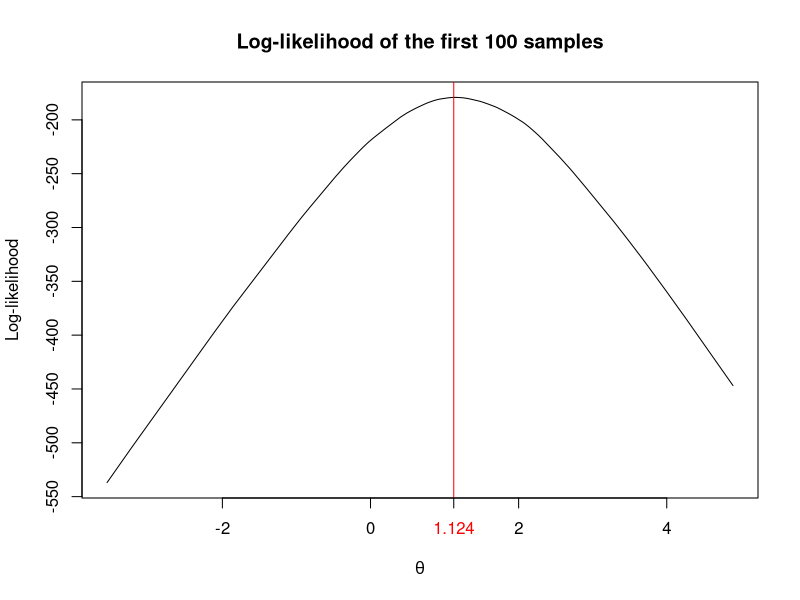
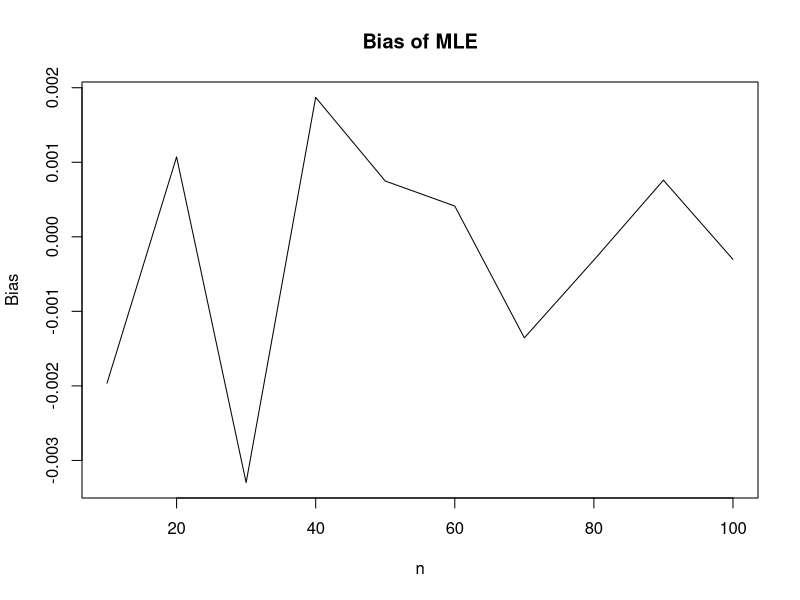
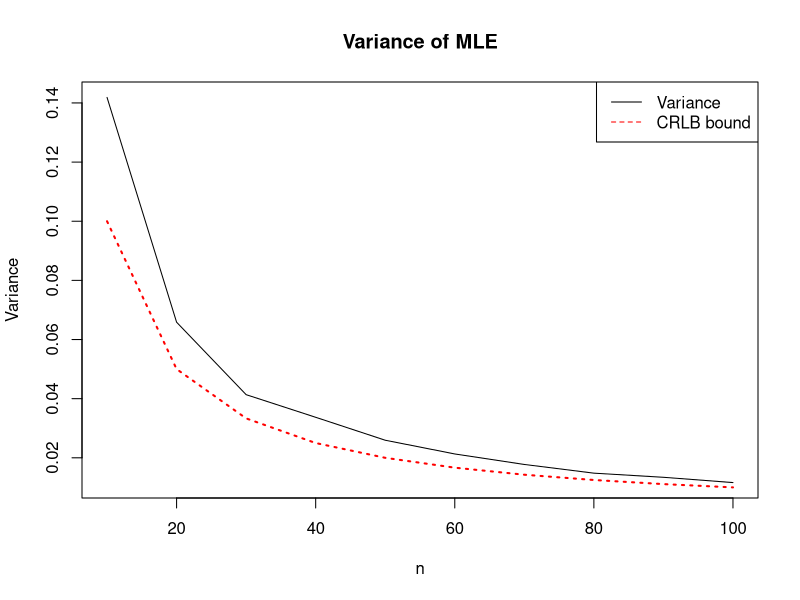
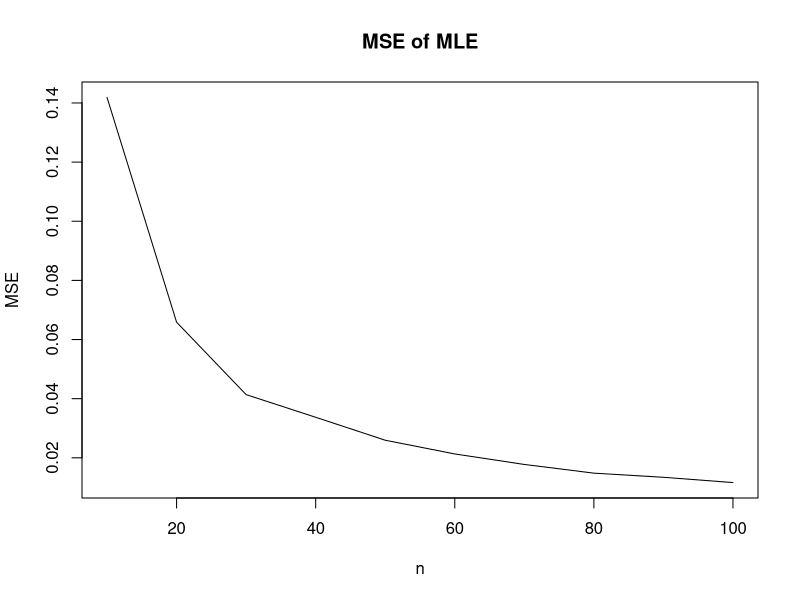

The R script that drew these images, in order:
#
#     R-code to generate data for F79MA Assignment 1.  This code MUST be
#     placed at the start of your own R-script.  You must edit
#     the argument to the set.seed( ) function to fit your own
#     registration number
#
#     Please also ensure you have created all required variables 
#     (Quantity1, Quantity2, Quantity3, Quantity4, Quantity5, 
#     Quantity6, Quantity7, Quantity8, Quantity9, Quantity10) 
#     and include code for all of your plots
#
RNGkind(sample.kind = "Rejection")
set.seed(8079) ## Change this number
#
My_theta <- runif(1)
if (My_theta < 0.01){ # ensure My_theta at least 0.01
  My_theta <- 0.01
}
if (My_theta > 0.99){ # ensure My_theta at most 0.99
  My_theta <- 0.99
}
#
#     Generate pseudorandom data for Parts 1 and 2
#
n <- 100  # size of each sample
m <- 1000 # number of samples
# generate m*n U(0,1) sample
u <- runif(n*m,-0.5, 0.5) 
# generate samples for my distribution using inverse transform method
x<- My_theta - sign(u) * log(1 - 2*abs(u))
samples <- matrix(x, nrow = m, ncol = n)
#
#####################################################################
# Please insert your R code after this line
#####################################################################

#Question 4
# take first simulated sample 
first_sample = samples[1, ]
# it was concluded that our estimator is the median of the sample
Quantity1 = median(first_sample)  
Quantity1
#check the equality which must give 0 
score_function = sum(sign(first_sample-Quantity1)) 
score_function




#####################################################################
#Question 5 
# log-likelihood which we found 
log_likelihood = function(theta, x) {
  -length(x)*log(2)-sum(abs(x-theta))
}

# Value of log-likelihood at theta head
Quantity2 = log_likelihood(Quantity1, first_sample)
Quantity2

# Evaluate log-likelihood over a fine θ-grid 
theta_x = seq(min(first_sample), max(first_sample), length.out = 5000)
loglikeligood_values = vapply(theta_x, log_likelihood, numeric(1), x = first_sample)
# make a graph
theta_hat_max = theta_x[which.max(loglikeligood_values)] # finf the max theta 
plot(theta_x, loglikeligood_values, type = "l",
     xlab = expression(theta),
     ylab = "Log-likelihood",
     main = "Log-likelihood of the first 100 samples")
# to make clear the intersection 
abline(v = theta_hat_max, col = "red", lwd = 1)
# show the value of theta  
axis(1, at = theta_hat_max, labels = round(theta_hat_max, 3), col.axis = "red", las = 1)

#####################################################################



#Question 6 

n = length(first_sample)  # sample size = 100
sig_level = 0.1 
z = qnorm(sig_level/2)   # since this is a two-tail hypothesis testing 
standart_error = 1/sqrt(n) # Variance was found in the theoretical part
standart_error
# Endpoints 
Quantity3 = Quantity1+z*standart_error   # lower bound
Quantity4 = Quantity1-z*standart_error   # upper bound 

Quantity3
Quantity4




#####################################################################


#Question 7

chi_stat = qchisq(0.90, df=1) #critical point

deviance = function(theta){
  2*(Quantity2-log_likelihood(theta, first_sample))
}

# Deviance on the grid D(theta)
dev_x = 2*(Quantity2 - loglikeligood_values)
# Keep thetas where deviance is below the threshold 
inside = dev_x<chi_stat
theta_ci = theta_x[inside]
# Endpoints 
Quantity5 = theta_ci[1]                         # lower limit
Quantity6 = theta_ci[length(theta_ci)]          # upper limit

Quantity5
Quantity6

#####################################################################


#Question 8
# find median for each of 1000 rows
theta_hat2 = apply(samples, 1, median)

Quantity7 = mean(theta_hat2)-My_theta   # bias
Quantity8 = var(theta_hat2)            # variance
Quantity9 = Quantity7^2+Quantity8         # MSE

Quantity7
Quantity8
Quantity9



#####################################################################


#Question 9
Quantity10 = 1/n
Quantity10






#####################################################################

#Question 10

n_values = c(10,20,30,40,50,60,70,80,90,100)
# make free vectors 
bias = c()
variance = c()
mse = c()
# compute values for each sample size i
for (i in n_values) {
  # Calculate vector of MLE
  theta_hats_i = apply(samples[, 1:i, drop = FALSE], 1, median)
  # Metrics for this n
  bias_i = mean(theta_hats_i) - My_theta
  var_i  = var(theta_hats_i)
  mse_i  = bias_i^2 + var_i     
  # Save the data 
  bias = c(bias, bias_i)
  variance = c(variance, var_i)
  mse = c(mse, mse_i)
}

# draw final plots 
# bias
plot(n_values, bias, type = "l",
     xlab = "n", ylab = "Bias",
     main = "Bias of MLE")
#var
plot(n_values, variance, type = "l", 
     xlab = "n", ylab = "Variance",
     main = "Variance of MLE")
crlb = 1/n_values
lines(n_values, crlb, col = "red", lwd = 2, lty = 3) #draw bounds
#make a legend
legend("topright",
       legend = c("Variance", "CRLB bound"),
       col = c("black", "red"),
       lty = c(1, 2), lwd = 1)
# MSE
plot(n_values, mse, type = "l",
     xlab = "n", ylab = "MSE",
     main = "MSE of MLE")